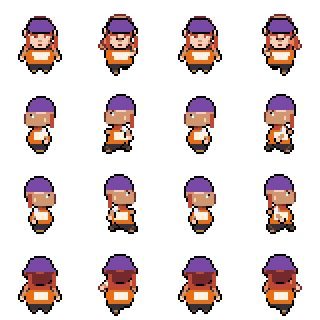
#> input picture build/Characters/FT_alberica.png, 320 x 320 px, found by its file name; its folder holds only this picture in this run
$ python castref.py ../build/Characters/FT_alberica.png
#> lines starting #> are read from the running program, lines starting #| are printed output that depends on the picture
#!/usr/bin/env python3
"""The cast reference sheet for painted panels (2026-11-09): each character's installed sprite, front and side, with
the traits a panel must keep. Panels must show the cast as the sprites do (owner: S-02 "doesn't look like our characters").

    python3 tools/castref.py OUT.png"""
import sys, textwrap
from PIL import Image, ImageDraw, ImageFont

D = "build/Characters/"
CAST = [
    ("Alberica", "FT_alberica", "Dwarf bard, a woman, beardless (owner): short and broad. Red hair in braids, a purple beret, a short red dress with bare shoulders (owner, 11 Nov). "
                                 "Her pendant (a relic). Loud and warm. Later: Auril's rune scarred on her chest."),
    ("Reptin", "FT_reptin", "Elf moon druid. Slim, fair, short brown hair, a cream shirt and green trousers. "
                             "Married to Anduin. Partner: Bulbasaur."),
    ("Alerion", "FT_alerion", "Eladrin ranger. Dark brown skin, slate-blue hair, purple eyes, a blue-grey cloak "
                               "with a gold clasp. Frost on his hands. Frostina's rider."),
    ("Meat Meat", "FT_meat_meat", "Goblin, a woman. Green skin, long white twisted hair, brass goggles pushed up, "
                                   "violet eyes, purple clothes. Small. Razzilith's rider."),
    ("Wyn", "FT_wyn", "Spore druid, they/them. Dark brown skin, white hair, a purple cap and purple tunic."),
    ("Shade", "FT_shade", "Tan skin, messy near-black hair, a grey-green hooded cloak. Carries the Rimefang, a pale "
                           "dagger smoking with cold. Becomes Glimmer."),
    ("Shimmer", "FT_shimmer", "Pale, white hair, a sage-grey dress. A frost stone under her ribs. Auril's first vessel."),
    ("Glimmer", "FT_glimmer", "Shade after the Rift: a tabaxi (cat-folk). Silver-grey fur, amber eyes, a midnight-blue "
                               "coat. Carries Brightmane's unicorn horn IN HIS HAND; no horn on his head."),
    ("Razzy", "FT_razzy", "Small goblin, voiceless. Olive-grey skin, big pointed ears, dark hair, a ragged brown tunic, "
                           "a few green scales on cheek and forearm."),
    ("Razzilith", "FT_razzilith", "Spring dragon: moss-green scales, cream belly, gold wing webs, horns. Big and gentle."),
    ("Frostina", "FT_frostina", "Winter dragon: white and ice-blue, crystal spines, pale wings."),
    ("Sephek", "FT_sephek", "Auril's Chosen, a drowned sailor. Blue-grey skin, black hair, no coat in the snow, "
                             "dark clothes. His heart glows with frost-light."),
    ("Auril", "FT_auril_furs", "The Frostmaiden. Pale, long white hair, dark furs. Cold and still."),
    ("Anduin", "FT_anduin", "Reptin's husband. Brown hair, a blue-and-gold tunic."),
    ("Old Alberica", "FT_alberica_old", "Alberica many years later (the last scene): still beardless, her braids "
                             "gone white, the purple beret faded, the red dress faded."),
    ("Hellen", "FT_hellen", "Hellen Brightrun: Tamsin's parent, keeps the Hearth (the tavern in Rootspire) and the "
                             "carved wall. Brown skin, auburn hair under a white cap, a deep red dress. Broad, motherly."),
    ("Tamsin", "FT_tamsin", "Tamsin Brightrun, Hellen's kid, your age, a would-be Rootwarden. Brown skin, "
                             "messy brown hair, a moss-green tunic. Carves on the wall too."),
    ("Zenith Abbott", "FT_wennen_zenith", "Wennen (moon-rabbit folk) abbess. Cream fur, long upright ears, "
                                          "a dark green robe, a pink rose pinned on her chest. Speaks in verse."),
    ("Luna Carver", "FT_wennen_luna", "Wennen seer. Lilac-grey fur, a lavender robe, two teal plaits over "
                                      "her shoulders."),
    ("Wennen", "FT_wennen_generic", "The rest of the warren: grey or fawn fur, long ears, plain brown "
                                    "robes. Waist-high to a human."),
]
NOTE = ("Iskra: Auril's roc, a giant white bird with aurora trailing from her wings (her sprite: Graphics/Characters/FT_iskra.png). "
        "Every human-shaped panel figure keeps these skin tones, hair colours and clothes.")

def frame(name, row):
    im = Image.open(D + name + ".png").convert("RGBA")
    w, h = im.width // 4, im.height // 4
    fr = im.crop((0, row * h, w, (row + 1) * h))
    return fr.crop(fr.getbbox())

def main(out):
#> called with out = '../build/Characters/FT_alberica.png'
    big = ImageFont.truetype("/usr/share/fonts/truetype/dejavu/DejaVuSans-Bold.ttf", 22)
    small = ImageFont.truetype("/usr/share/fonts/truetype/dejavu/DejaVuSans.ttf", 15)
    cw, ch, cols = 560, 230, 2
    rows = (len(CAST) + cols - 1) // cols
    sheet = Image.new("RGBA", (cw * cols, ch * rows + 60), (232, 234, 238, 255))
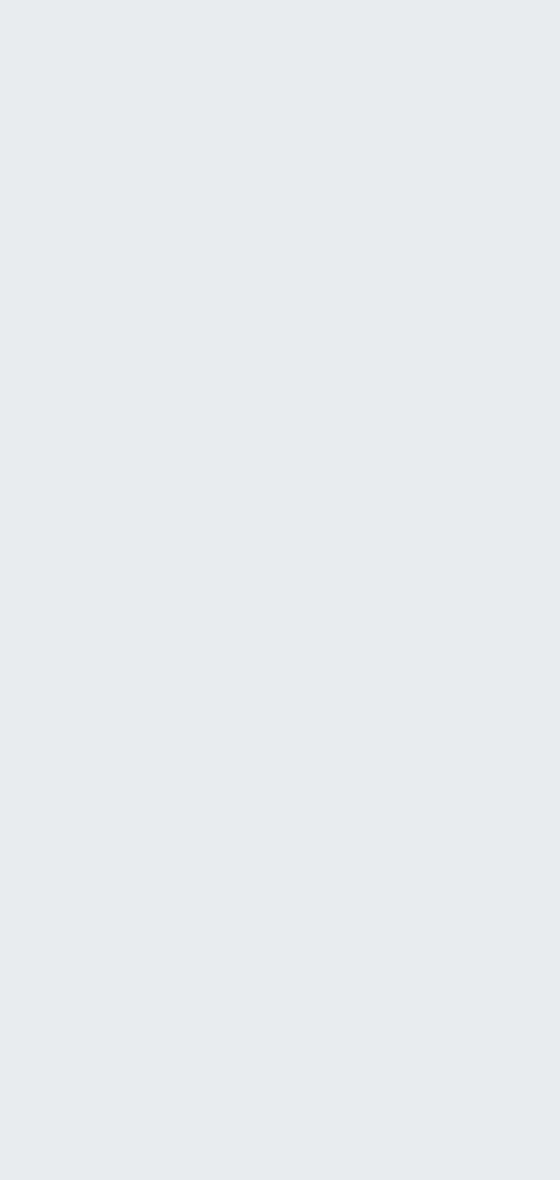
#> sheet: PIL image 1120x2360 RGBA (shown at 1/2 size); mean R, G, B, A 232, 234, 238, 255
    d = ImageDraw.Draw(sheet)
    for i, (nm, f, txt) in enumerate(CAST):
        x, y = (i % cols) * cw + 14, (i // cols) * ch + 14
        sx = x
        for r in (0, 1):
            fr = frame(f, r)
#> in frame, im is the input picture: PIL image 320x320 RGBA; mean R, G, B, A 34.4, 22, 21.5, 63.2
#> in frame, `fr = im.crop((0, row * h, w, (row + 1) * h))`:
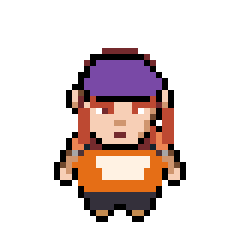
#> fr: PIL image 80x80 RGBA (shown 3 times larger); mean R, G, B, A 39.7, 26.1, 24, 70.8; transparent parts drawn white
#> in frame, `return fr.crop(fr.getbbox())`:
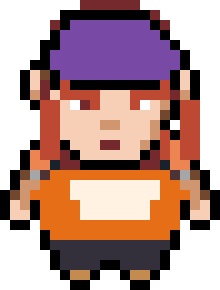
#> returned value: PIL image 44x58 RGBA (shown 5 times larger); mean R, G, B, A 99.5, 65.4, 60.3, 177.5; transparent parts drawn white
            k = max(1, min(4, 190 // fr.height))
#> k = 3
            fr = fr.resize((fr.width * k, fr.height * k), Image.NEAREST)
#> fr: PIL image 132x174 RGBA
            sheet.alpha_composite(fr, (sx, y + 200 - fr.height))
            sx += fr.width + 10
#> sx = 156
        tx = max(sx + 10, x + 250)
        d.text((tx, y), nm, font=big, fill=(20, 22, 30))
        for j, line in enumerate(textwrap.wrap(txt, max(22, (x + cw - 24 - tx) // 8))):
            d.text((tx, y + 34 + j * 19), line, font=small, fill=(40, 44, 56))
    for j, line in enumerate(textwrap.wrap(NOTE, 140)):
        d.text((14, ch * rows + 8 + j * 19), line, font=small, fill=(40, 44, 56))
    sheet.convert("RGB").save(out)

if __name__ == "__main__":
#> (the run stopped early here; a loop or call above may not have finished)
